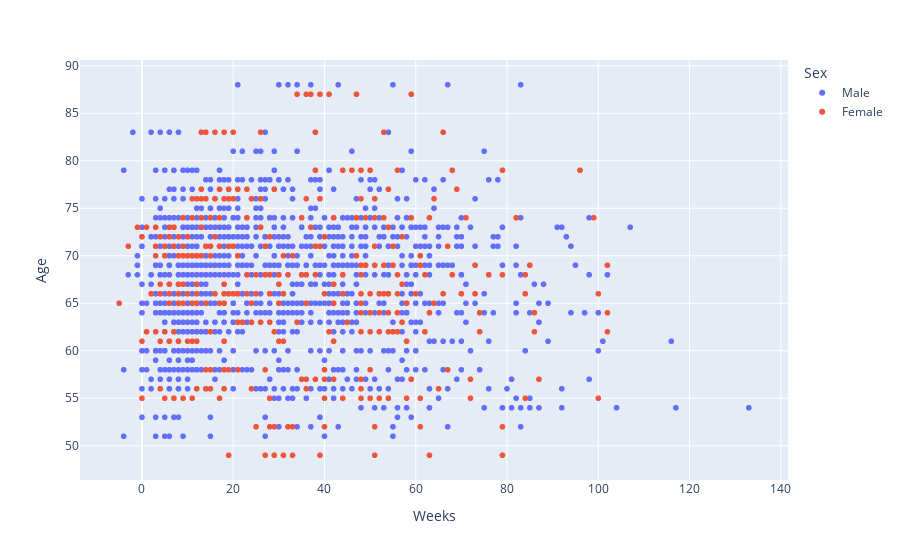

Notebook cell for this chart:
### Markdown cell above
## Distribution Age over Week

### Code cell
fig = px.scatter(train_df, x="Weeks", y="Age", color='Sex')
fig.show()

### Figure 1 — Plotly figure (JSON) as saved in the notebook; plotly's stock layout.template omitted (floating-point values rounded to 4 significant figures; data arrays with more than 128 entries replaced by an {"elided": "..."} marker saying what was removed)
{"data": [{"hovertemplate": "Sex=Male<br>Weeks=%{x}<br>Age=%{y}<extra></extra>", "legendgroup": "Male", "marker": {"color": "#636efa", "symbol": "circle"}, "mode": "markers", "name": "Male", "showlegend": true, "type": "scattergl", "x": {"elided": "1224 int values"}, "xaxis": "x", "y": {"elided": "1224 int values"}, "yaxis": "y"}, {"hovertemplate": "Sex=Female<br>Weeks=%{x}<br>Age=%{y}<extra></extra>", "legendgroup": "Female", "marker": {"color": "#EF553B", "symbol": "circle"}, "mode": "markers", "name": "Female", "showlegend": true, "type": "scattergl", "x": {"elided": "325 int values"}, "xaxis": "x", "y": {"elided": "325 int values"}, "yaxis": "y"}], "layout": {"legend": {"title": {"text": "Sex"}, "tracegroupgap": 0}, "margin": {"t": 60}, "xaxis": {"anchor": "y", "domain": [0, 1], "title": {"text": "Weeks"}}, "yaxis": {"anchor": "x", "domain": [0, 1], "title": {"text": "Age"}}}}
